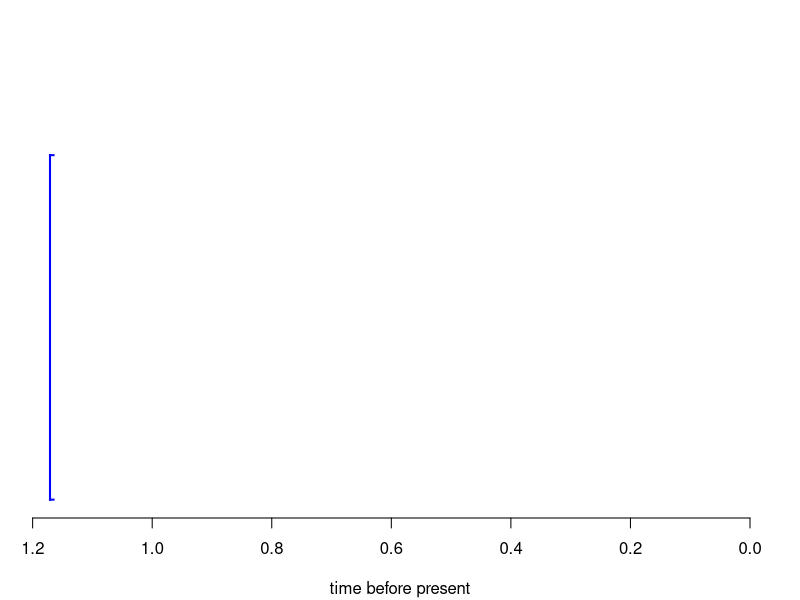
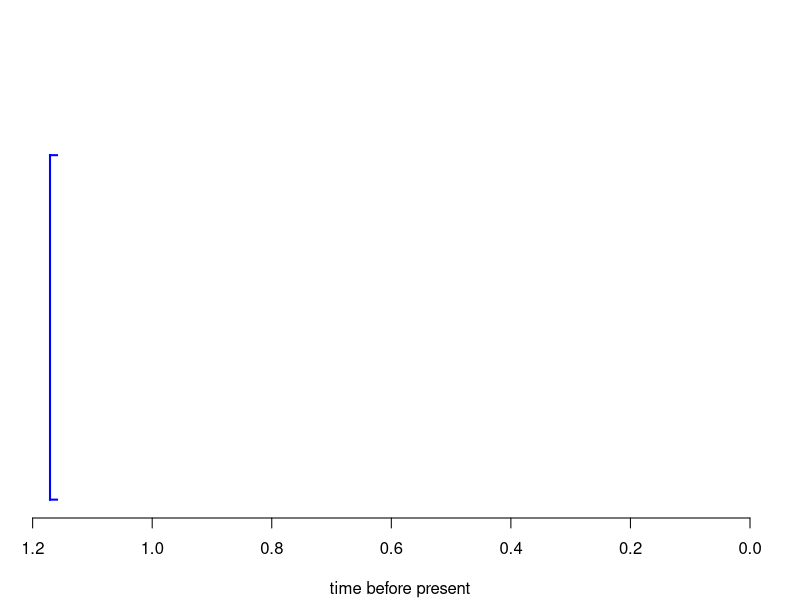
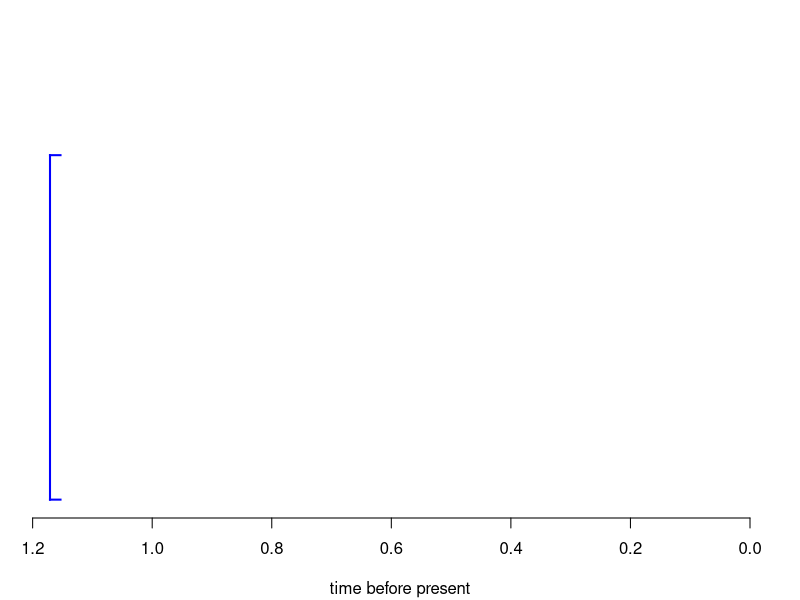
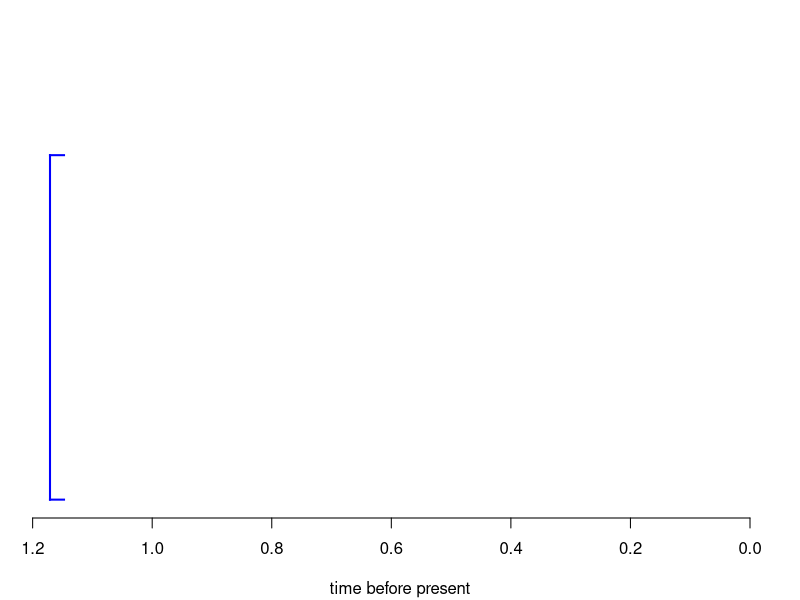
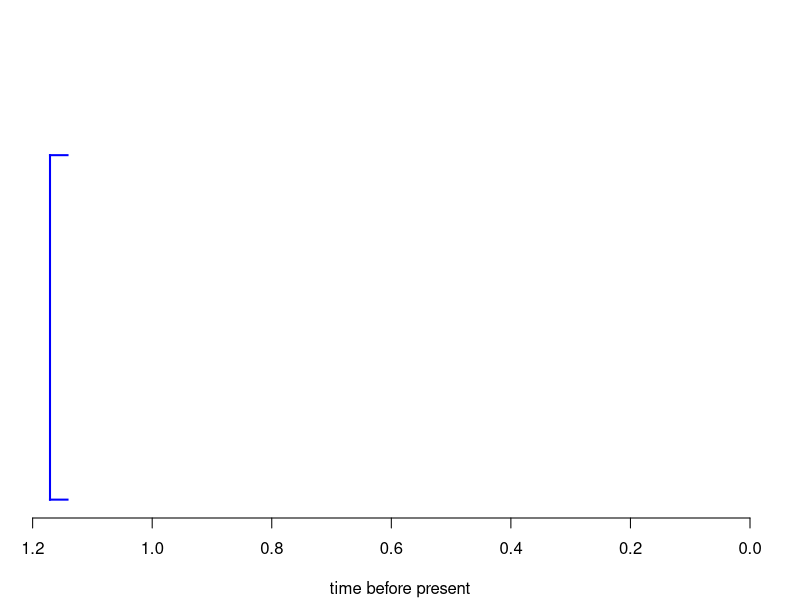
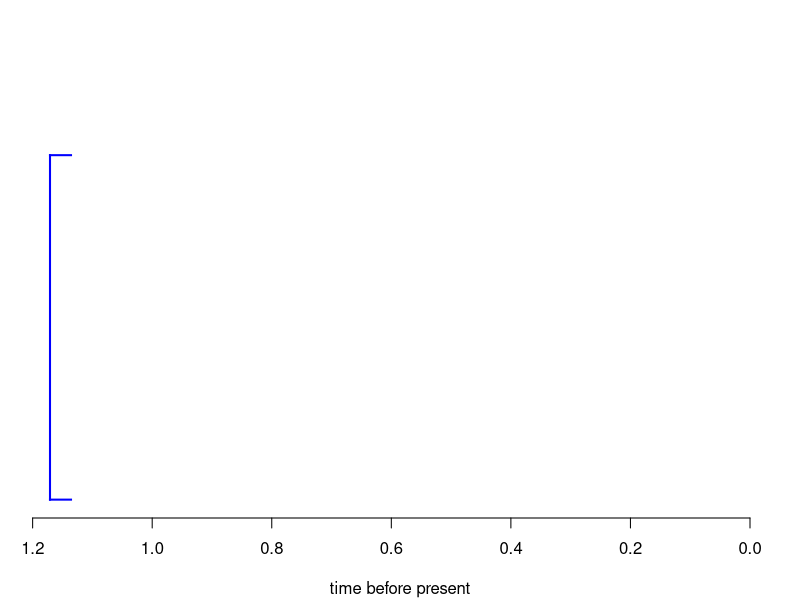
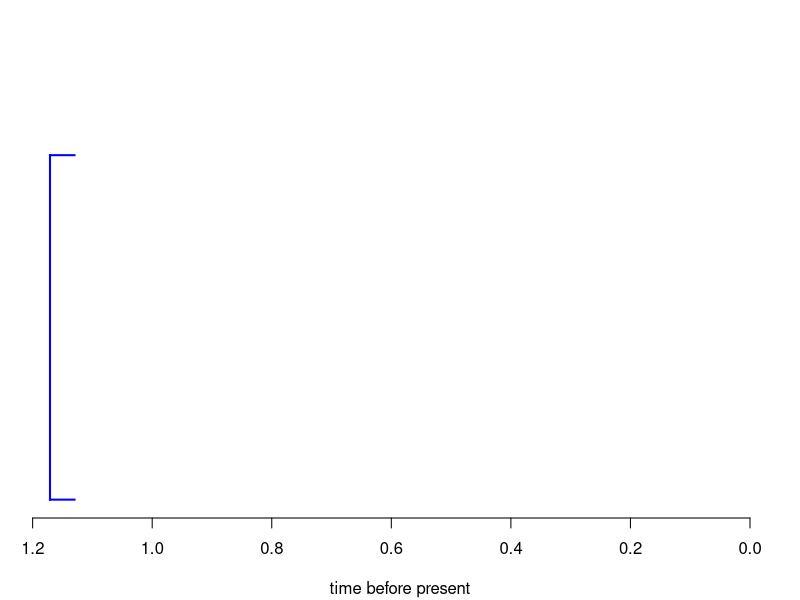
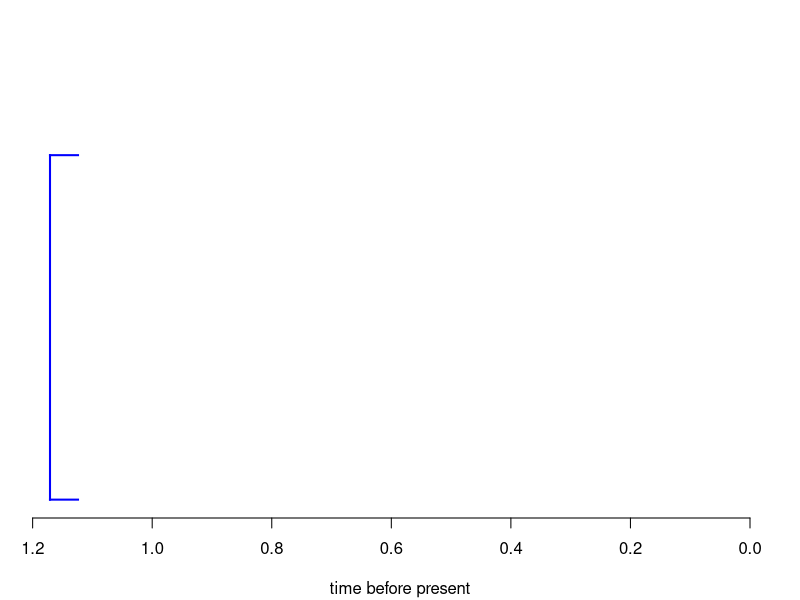

These charts were generated, in order, by the following R code:
# Liam Revell phytools tree.grow, export gif

library(phytools)
packageVersion("phytools")
tree.grow(b=0.9783247, d=0.8329191, t=666)

tree.grow<-function(...,res=200,direction="rightwards",ladderize=TRUE){
  
  tree<-if(ladderize) ladderize(pbtree(...),FALSE) else pbtree(...)
  
  h<-max(nodeHeights(tree))
  
  for(i in 1:res){
    
    dev.hold()
    
    if(direction=="upwards"){
      
      if(i<res){ 
        
        tt<-make.era.map(tree,c(0,i*h/res))
        
        plot(tt,colors=setNames(c('blue','transparent'),1:2),
             
             ftype="off",lwd=2,direction="downwards",
             
             ylim=c(h,0),mar=c(1.1,4.1,1.1,1.1))
        
      } else { 
        
        tt<-paintSubTree(tree,Ntip(tree)+1,"1","2")
        
        tt$mapped.edge<-cbind(tt$mapped.edge,
                              
                              rep(0,nrow(tt$mapped.edge)))
        
        plot(tt,colors=setNames('blue',1),
             
             ftype="off",lwd=2,direction="downwards",
             
             ylim=c(h,0),mar=c(1.1,4.1,1.1,1.1))
        
      }
      
      axis(2)
      
      title(ylab="time before present")
      
    } else {
      
      if(i<res){ 
        
        tt<-make.era.map(tree,c(0,i*h/res))
        
        plot(tt,colors=setNames(c('blue','transparent'),1:2),
             
             ftype="off",lwd=2,direction="leftwards",
             
             xlim=c(h,0),mar=c(4.1,1.1,1.1,1.1))
        
      } else { 
        
        tt<-paintSubTree(tree,Ntip(tree)+1,"1","2")
        
        tt$mapped.edge<-cbind(tt$mapped.edge,
                              
                              rep(0,nrow(tt$mapped.edge)))
        
        plot(tt,colors=setNames('blue',1),
             
             ftype="off",lwd=2,direction="leftwards",
             
             xlim=c(h,0),mar=c(4.1,1.1,1.1,1.1))
        
      }
      
      axis(1)
      
      title(xlab="time before present")
      
    }
    
    dev.flush()
    
    Sys.sleep(1/res)
    
  }
  
  invisible(tree)
  
}
